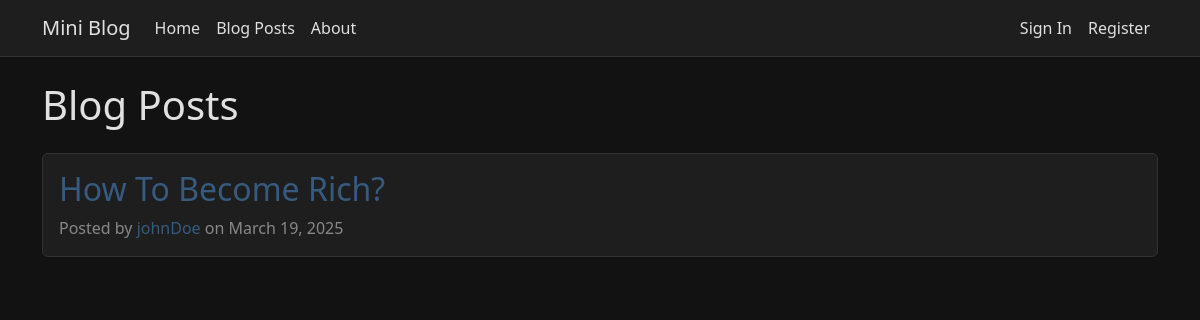
/blog/blogs/, run on the app's committed database.
### app/models.py (models this page shows, shortened)
class BlogPost(models.Model):
    title = models.CharField(max_length=200)
    content = models.TextField()
    author = models.ForeignKey(User, on_delete=models.CASCADE, related_name='blog_posts')
    created_at = models.DateTimeField(auto_now_add=True)
    updated_at = models.DateTimeField(auto_now=True)
    class Meta:
        ordering = ['-created_at']

class User(AbstractUser):
    bio = models.TextField(max_length=500, blank=True)
    location = models.CharField(max_length=100, blank=True)
    website = models.URLField(max_length=200, blank=True)
    profile_picture = models.ImageField(upload_to='profile_pics/', null=True, blank=True)
    created_at = models.DateTimeField(auto_now_add=True)
    updated_at = models.DateTimeField(auto_now=True)

### app/views.py (the view)
# urls.py: path('blog/blogs/', views.blog_list, name='blog_list'),
def blog_list(request):
    posts = BlogPost.objects.all()
    paginator = Paginator(posts, 5)
    page_number = request.GET.get('page')
    posts = paginator.get_page(page_number)
    return render(request, 'blog_list.html', {'posts': posts})

### app/templates/blog_list.html (shortened to what this page needs)
{% extends 'base.html' %}
{% block content %}
<div class="row">
    <div class="col-md-12">
        <h1 class="mb-4">Blog Posts</h1>
        {% for post in posts %}
            <div class="card mb-4">
                <div class="card-body">
                    <h2 class="card-title">
                        <a href="{% url 'blog_detail' post.id %}" class="text-decoration-none">{{ post.title }}</a>
                    </h2>
                    <p class="card-text text-muted">
                        Posted by <a href="{% url 'blogger_detail' post.author.id %}" class="text-decoration-none">{{ post.author.username }}</a>
                        on {{ post.created_at|date:"F j, Y" }}
                    </p>
                </div>
            </div>
        {% empty %}
            <div class="alert alert-info">
                No blog posts available yet.
            </div>
        {% endfor %}
    </div>
</div>
{% endblock %}

### app/templates/base.html (style rules this page uses)
body { background-color: #121212; color: #e0e0e0; }
.card { background-color: #1e1e1e; border: 1px solid #333; }
.card-title { color: #ffffff; }
.card-text { color: #e0e0e0; }
.text-muted { color: #888 !important; }
a { color: #375a7f; text-decoration: none; }

### data on the page
BlogPost: title "How To Become Rich?", author.username "johnDoe", created_at "March 19, 2025"
